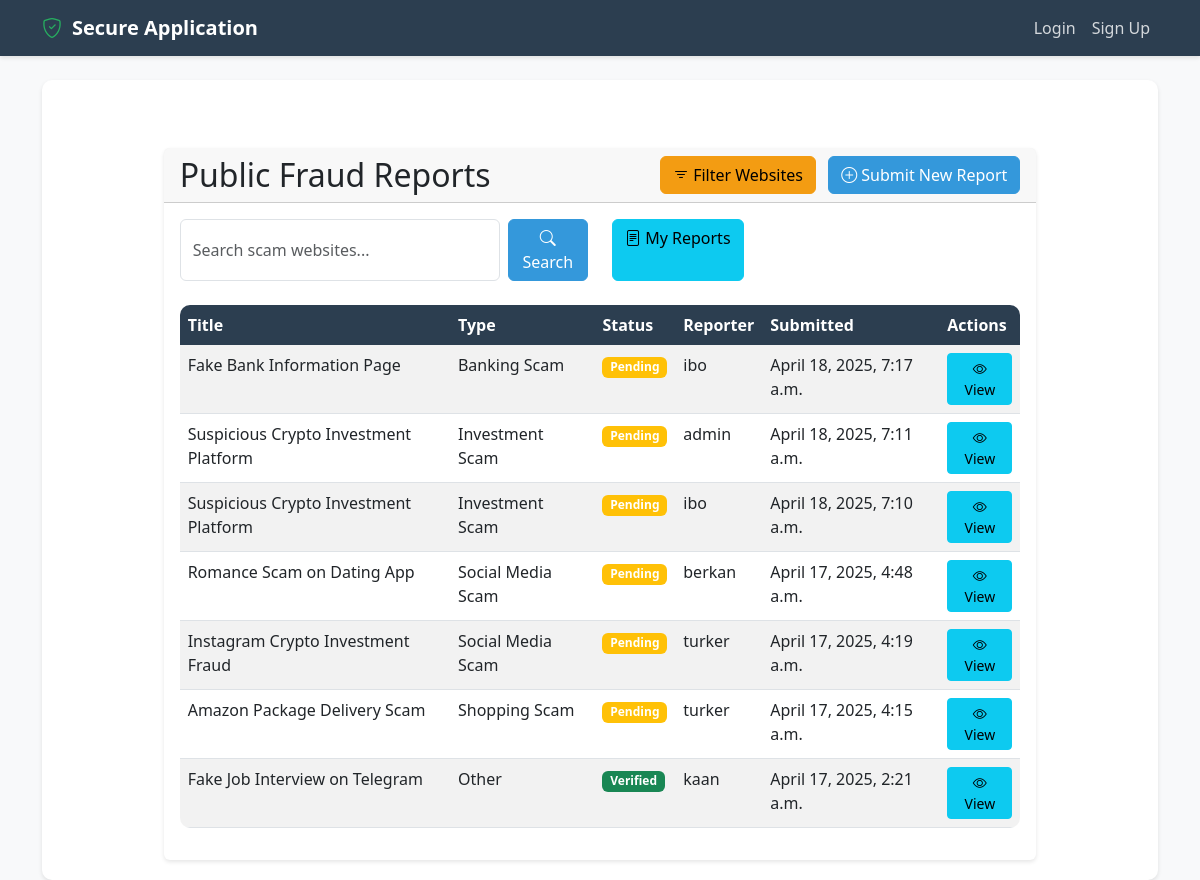
/public-reports/, run on an earlier commit of the app's database.
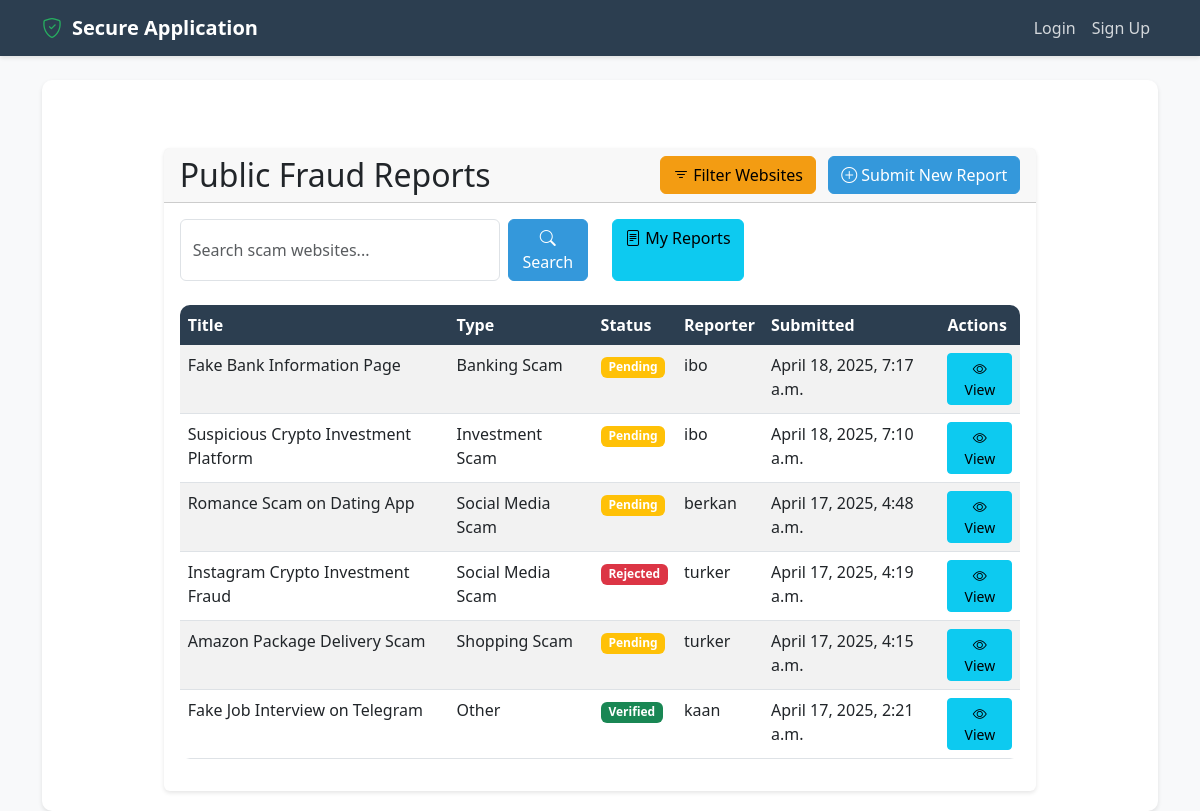
And on a later commit of the database.
### myapp/models.py (models this page shows, shortened)
class ScamReport(models.Model):
    REPORT_TYPES = [
        ('investment', 'Investment Scam'),
        ('shopping', 'Shopping Scam'),
        ('banking', 'Banking Scam'),
        ('social', 'Social Media Scam'),
        ('other', 'Other')
    ]
    STATUS_CHOICES = [
        ('pending', 'Pending'),
        ('verified', 'Verified'),
        ('rejected', 'Rejected')
    ]
    reporter = models.ForeignKey(
        User,
        on_delete=models.SET_NULL,
        null=True,
        related_name='submitted_reports',
        help_text='User who submitted this report'
    )
    report_type = models.CharField(max_length=20, choices=REPORT_TYPES)
    title = models.CharField(max_length=200)
    description = models.TextField()
    scam_url = models.URLField(blank=True, null=True)
    domain_age = models.CharField(max_length=100, blank=True, null=True)
    domain_registrar = models.CharField(max_length=200, blank=True, null=True)
    domain_country = models.CharField(max_length=100, blank=True, null=True)
    is_blacklisted = models.BooleanField(default=False)
    blacklist_details = models.TextField(blank=True, null=True)
    status = models.CharField(max_length=20, choices=STATUS_CHOICES, default='pending')
    is_public = models.BooleanField(default=True)
    submission_date = models.DateTimeField(auto_now_add=True)
    last_updated = models.DateTimeField(auto_now=True)
    view_count = models.IntegerField(default=0)
    is_flagged = models.BooleanField(default=False)
    flag_reason = models.TextField(blank=True, null=True)
    flagged_by = models.ForeignKey(User, on_delete=models.SET_NULL, null=True, blank=True, related_name='flagged_reports')
    verified_by = models.ForeignKey(User, on_delete=models.SET_NULL, null=True, blank=True, related_name='verified_reports')
    verification_date = models.DateTimeField(null=True, blank=True)
    views = models.IntegerField(default=0)
    class Meta:
        ordering = ['-submission_date']
        verbose_name = 'Scam Report'
        verbose_name_plural = 'Scam Reports'

### myapp/views.py (the view)
# urls.py: path('public-reports/', views.public_reports, name='public_reports'),
def public_reports(request):
    reports = ScamReport.objects.filter(is_public=True).order_by('-submission_date')
    search_query = request.GET.get('q')
    if search_query:
        reports = reports.filter(
            Q(title__icontains=search_query) |
            Q(description__icontains=search_query) |
            Q(report_type__icontains=search_query)
        )
    context = {
        'reports': reports,
        'search_query': search_query
    }
    return render(request, 'public_reports.html', context)

### myapp/templates/public_reports.html (shortened to what the changed rows need)
{% extends 'base.html' %}
{% load crispy_forms_tags %}
{% block content %}
<div class="container mt-5">
    <div class="row justify-content-center">
        <div class="col-md-10">
            <div class="card">
                <div class="card-header">
                    <div class="d-flex justify-content-between align-items-center">
                        <h2 class="mb-0">Public Fraud Reports</h2>
                    </div>
                </div>
                <div class="card-body">
                    {% if reports %}
                        <div class="table-responsive">
                            <table class="table table-striped">
                                <thead>
                                    <tr>
                                        <th>Title</th>
                                        <th>Type</th>
                                        <th>Status</th>
                                        <th>Reporter</th>
                                        <th>Submitted</th>
                                        <th>Actions</th>
                                    </tr>
                                </thead>
                                <tbody>
                                    {% for report in reports %}
                                        <tr>
                                            <td>{{ report.title }}</td>
                                            <td>{{ report.get_report_type_display }}</td>
                                            <td>
                                                <span class="badge {% if report.status == 'pending' %}bg-warning{% elif report.status == 'verified' %}bg-success{% else %}bg-danger{% endif %}">
                                                    {{ report.get_status_display }}
                                                </span>
                                            </td>
                                            <td>
                                                {% if report.reporter %}
                                                    {{ report.reporter.username }}
                                                {% else %}
                                                    Anonymous
                                                {% endif %}
                                            </td>
                                            <td>{{ report.submission_date }}</td>
                                            <td>
                                                <a href="{% url 'view_report' report.id %}" class="btn btn-sm btn-info">
                                                    <i class="bi bi-eye"></i> View
                                                </a>
                                            </td>
                                        </tr>
                                    {% endfor %}
                                </tbody>
                            </table>
                        </div>
                    {% endif %}
                </div>
            </div>
        </div>
    </div>
</div>
{% endblock %}

What changed in the data, as far as the page shows it:
removed ScamReport: title "Suspicious Crypto Investment Platform", report_type "Investment Scam", status "Pending", reporter.username "admin", submission_date "April 18, 2025, 7:11 a.m."
changed ScamReport "Instagram Crypto Investment Fraud": status "Pending" → "Rejected"
